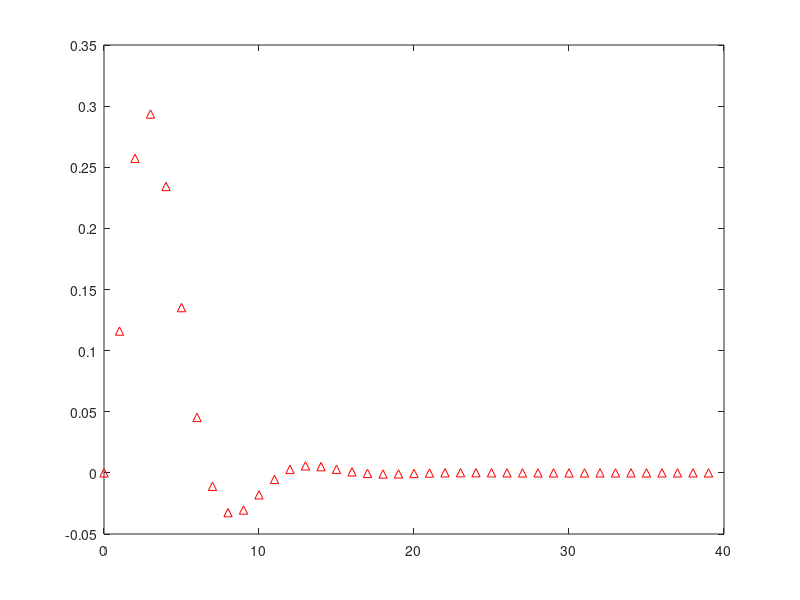
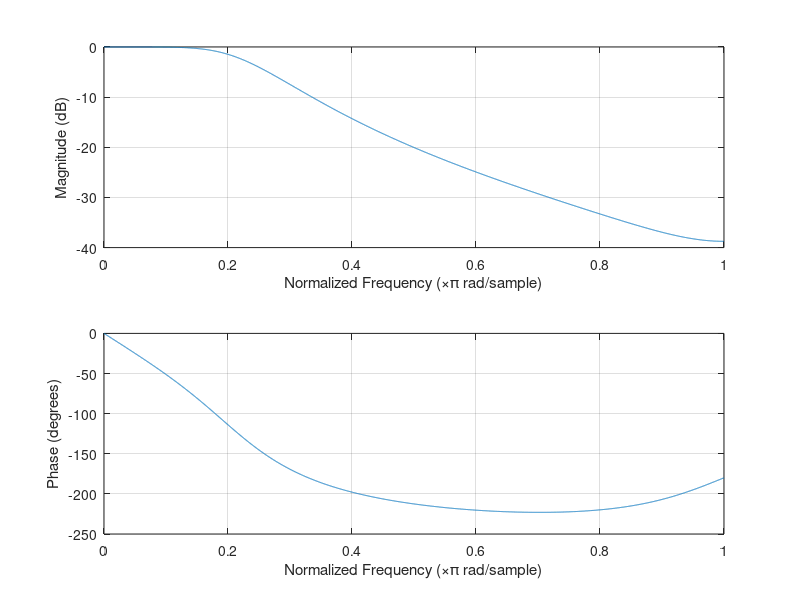

Write MATLAB code to recreate these figures, in order.
clc ;
close all ;
clear ;
%impz(b,a,n) with no output arguments plots the impulse response of the digital filter with numerator coefficients b and denominator coefficients a.
%b :: coefficients of numerator part as [...b4(Z^4) b3(Z^3) b1(Z^2) b1(Z^1) b0(Z^0) b(-1)(Z^-1) b(-2)(Z^-2) b(-3)(Z^-3) ..]
%a :: coefficients of denominator part as [...b4(Z^4) b3(Z^3) b1(Z^2) b1(Z^1) b0(Z^0) b(-1)(Z^-1) b(-2)(Z^-2) b(-3)(Z^-3) ..]
b=[0 0.116 0.0715];
a=[1 -1.6014 1.0211 -0.2321];
figure(1)
impz(b,a)

%freqz function : freqz(b,a,n,fs) without output argument,Display the magnitude and phase responses of the filter.
%b=numerator coefficients
%a=denomerator coefficients
%(optional)n=Number of evaluation points, specified as a positive integer scalar no less than 2. When n is absent, it defaults to 512. For best results, set n to a value greater than the filter order.
%fs=sampling freq
fs=8000;
figure(2)
freqz(b,a,fs);
